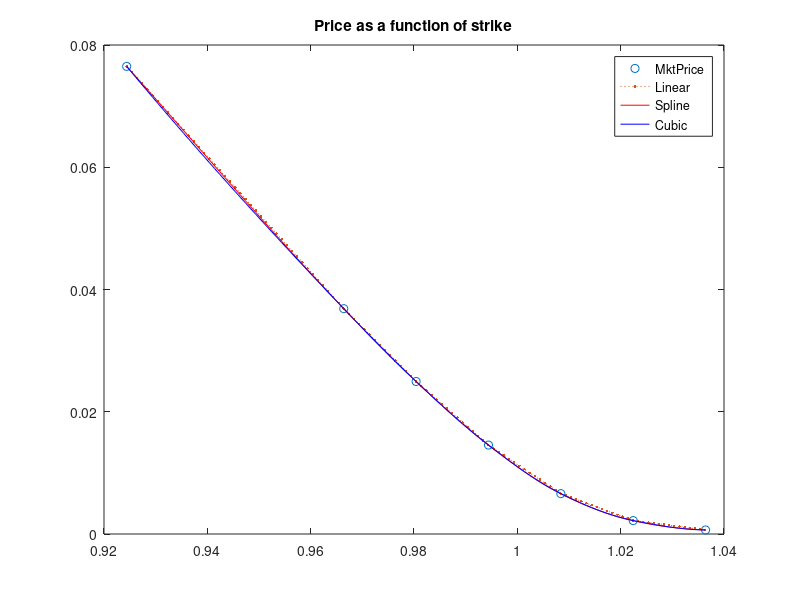
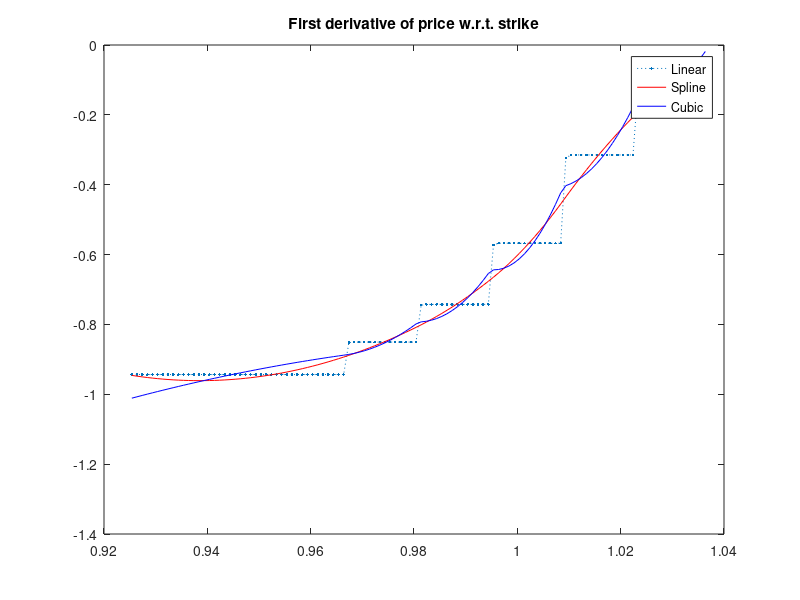
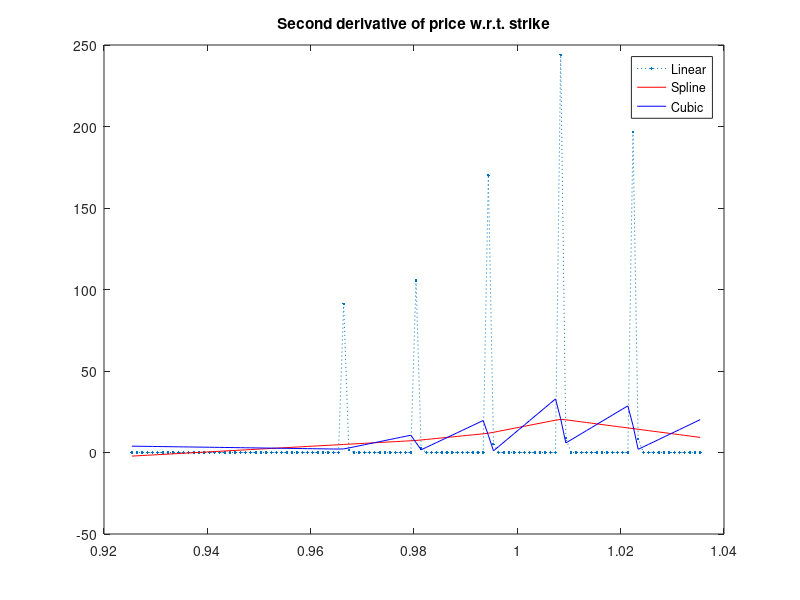

The MATLAB script that drew these images, in order:
clc;
clearvars;

% market expiries; coincide with expiries of the LV matrix
T = [0.063 0.159 0.312 0.562 0.830 1.079 1.578 2.077 2.575 3.074 4.071 5.068];

% forwards at market expiries
Fwd = [3569.94 3563.83 3556.12 3473.93 3463.98 3446.99 3352.65 3329.88 3241.51 3225.23 3131.97 3053.65];

% market strikes
K = [
    3300	3050	2850	2500	2300	2150	1850	1700	1500	1350	1050	850;
    3450	3450	3350	3150	3100	3000	2800	2750	2600	2500	2350	2200;
    3500	3500	3500	3350	3350	3300	3150	3100	3000	2950	2850	2700;
    3550	3550	3550	3450	3450	3450	3350	3350	3250	3250	3150	3050;
    3600	3600	3600	3550	3600	3600	3550	3550	3500	3500	3450	3400;
    3650	3650	3700	3700	3750	3800	3800	3850	3850	3950	4000	4050;
    3700	3800	3950	4000	4150	4250	4450	4650	4850	5150	5550	5950];

% market implied volatilities
MktVol = [
    0.1876	0.2321	0.2370	0.2639	0.2763	0.2778	0.2859	0.2852	0.2943	0.3003	0.3285	0.3483;
    0.1438	0.1389	0.1619	0.1841	0.1897	0.1974	0.2058	0.2046	0.2086	0.2098	0.2131	0.2180;
    0.1296	0.1280	0.1411	0.1620	0.1663	0.1740	0.1834	0.1860	0.1895	0.1913	0.1953	0.2008;
    0.1156	0.1173	0.1344	0.1512	0.1574	0.1630	0.1717	0.1742	0.1794	0.1816	0.1876	0.1928;
    0.1021	0.1072	0.1279	0.1410	0.1449	0.1529	0.1611	0.1659	0.1707	0.1751	0.1817	0.1872;
    0.0935	0.0991	0.1163	0.1282	0.1348	0.1414	0.1506	0.1560	0.1617	0.1676	0.1753	0.1823;
    0.0934	0.0930	0.1073	0.1119	0.1179	0.1243	0.1357	0.1416	0.1510	0.1620	0.1712	0.1807];

% normalized market strikes
[rows, cols] = size(K);
K_norm = K ./ repmat(Fwd, rows, 1);

% blsprice(Forward, Strike, 0, Time, Volatility, 0)
T_mat = repmat(T,rows,1);
price(:,:) = blsprice(1,K_norm(:,:),0,T_mat(:,:),MktVol(:,:),0);
% surf(K,T_mat,price)

%pick a time index
t_idx = 1;

% interpolation grid between min and max strike for the given expiry
h = 0.001;
kq = K_norm(1,t_idx):h:K_norm(end,t_idx);

% linear interpolation
lin_interp_price = interp1(K_norm(:,t_idx),price(:,t_idx),kq,'linear'); 

% spline interpolation
spline_interp_price = interp1(K_norm(:,t_idx),price(:,t_idx),kq,'spline'); 

% cubic interpolation
cubic_interp_price = interp1(K_norm(:,t_idx),price(:,t_idx),kq,'pchip');

% plot prices
figure;
plot(K_norm(:,t_idx),price(:,t_idx),'o',kq,lin_interp_price,':.',kq,spline_interp_price,'r',kq,cubic_interp_price,'b');
title('Price as a function of strike');
legend('MktPrice','Linear','Spline','Cubic')

% first derivative
FDer_lin = diff(lin_interp_price)/h;
FDer_spline = diff(spline_interp_price)/h;
FDer_cubic = diff(cubic_interp_price)/h;
% second derivative
SDer_lin = diff(FDer_lin)/h;   
SDer_spline = diff(FDer_spline)/h;   
SDer_cubic = diff(FDer_cubic)/h;   

% plot first derivatives
figure;
plot(kq(2:end),FDer_lin,':.',kq(2:end),FDer_spline,'r',kq(2:end),FDer_cubic,'b');
title('First derivative of price w.r.t. strike');
legend('Linear','Spline','Cubic')

% plot second derivatives
figure;
plot(kq(2:end-1),SDer_lin,':.',kq(2:end-1),SDer_spline,'r',kq(2:end-1),SDer_cubic,'b');
title('Second derivative of price w.r.t. strike');
legend('Linear','Spline','Cubic')
